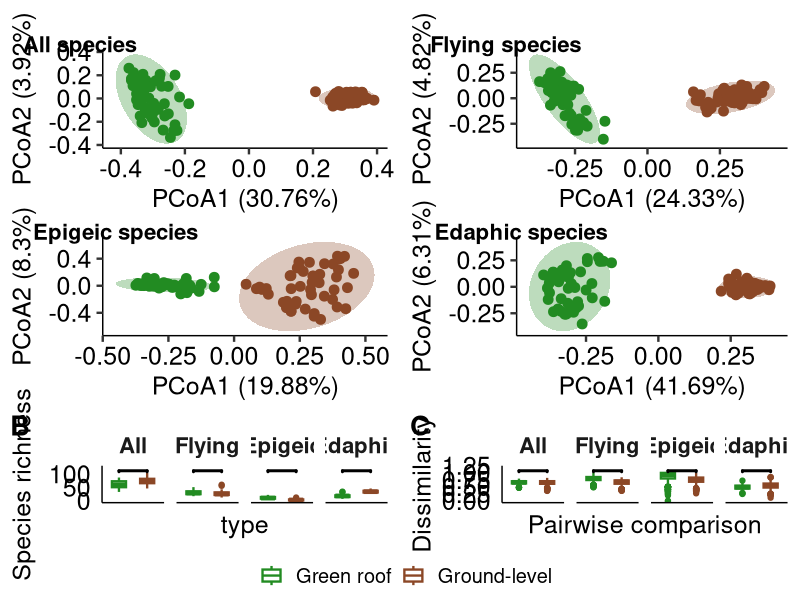

R code for this plot:
################################################################################
##################################### fig 2 ####################################
################################################################################
library(vegan)
library(tidyr)
library(ggplot2)
library(ggpubr)
library(dplyr)
library(ggsignif)

# Function to compute pairwise Jaccard distances and format as dataframe
make_dist_df <- function(df) {
  df.dist <- df %>%
    dplyr::select(-any_of(meta)) %>%  # Remove metadata columns
    vegdist(method = "jaccard", binary = T) # Compute Jaccard distance
  
  df.dist.df <- data.frame(as.vector(df.dist),
                           which(lower.tri(df.dist),
                                 arr.ind = TRUE))
  colnames(df.dist.df) <- c("distance", "site2", "site1")
  df.dist.df$type1 <- df$type[df.dist.df$site1]
  df.dist.df$type2 <- df$type[df.dist.df$site2]
  df.dist.df$type1to2 <- paste(df.dist.df$type1, df.dist.df$type2, sep = "-")
  
  return(df.dist.df)
}

# Import data
spmat.df <- read.csv("skyline_spmat.csv", check.names = F)
meta <- c("site_no", "type", "sp_richness")
taxo.df <- read.csv("skyline_taxo.csv")

# Subset species data based on mobility modes (i.e., flying, epigeic, edaphic)
flying.df <- spmat.df[, which(colnames(spmat.df) %in% taxo.df[taxo.df$mobility == "flying", ]$taxa)]
flying.df$sp_richness <- specnumber(flying.df)
flying.df$type <- spmat.df$type

epigeic.df <- spmat.df[, which(colnames(spmat.df) %in% taxo.df[taxo.df$mobility == "epigeic", ]$taxa)]
epigeic.df$sp_richness <- specnumber(epigeic.df)
epigeic.df$type <- spmat.df$type

edaphic.df <- spmat.df[, which(colnames(spmat.df) %in% taxo.df[taxo.df$mobility == "edaphic", ]$taxa)]
edaphic.df$sp_richness <- specnumber(edaphic.df)
edaphic.df$type <- spmat.df$type

# Combine richness data into a single dataframe for visualization
summary.df <- rbind(data.frame(richness = spmat.df$sp_richness, type = spmat.df$type, mobility = "All"), 
                     data.frame(richness = flying.df$sp_richness, type = flying.df$type, mobility = "Flying"), 
                     data.frame(richness = epigeic.df$sp_richness, type = epigeic.df$type, mobility = "Epigeic"), 
                     data.frame(richness = edaphic.df$sp_richness, type = edaphic.df$type, mobility = "Edaphic"))

# Compute Wilcoxon test p-values per mobility group and apply BH correction
p_values <- summary.df %>%
  dplyr::group_by(mobility) %>%
  dplyr::summarise(p = wilcox.test(richness ~ type, data = cur_data())$p.value)

p_values$p_adj <- p.adjust(p_values$p, method = "BH")
p_values$signif_label <- ifelse(p_values$p_adj < 0.1, ifelse(p_values$p_adj < 0.05, ifelse(p_values$p_adj < 0.01, ifelse(p_values$p_adj < 0.001, "***","**"),"*"),"."), "")

summary.df$type <- factor(summary.df$type, levels = c("Roof", "Ground"))  # Ensure correct order
alpha.plot <- ggplot(summary.df, aes(x = type, y = richness, color = type)) +
  geom_boxplot(width = 0.5, lwd = 0.8) +
  ylab("Species richness") +
  scale_color_manual(values = c("forestgreen", "sienna4"), name = "", labels = c("Green roof", "Ground-level")) +
  theme_pubr(base_size = 18) +
  expand_limits(y = max(summary.df$richness) * 1.2) + 
  stat_signif( # The results do not change with or without Benjamini-Hochberg correction so we can use a non-corrected wilcoxon test for visualization purposes
    test = "wilcox.test",
    comparisons = list(c("Roof", "Ground")),
    map_signif_level = TRUE,
    margin_top = -0.1,
    color = "black",
    size = 1,
    textsize = 6
  ) +
  facet_wrap(~factor(mobility, c("All", "Flying", "Epigeic", "Edaphic")), nrow = 1) +
  theme(axis.text.x = element_blank(), 
        axis.ticks = element_blank(), 
        strip.background = element_blank(), 
        strip.text = element_text(face = "bold", size = 16))

# Principal Coordinates Analysis (PCoA) based on Jaccard distance for different mobility groups
all.pcoa <- cmdscale(vegdist(spmat.df[, -which(colnames(spmat.df) %in% meta)], method = "jaccard", binary = T), eig = T)
all.pcoa1 <- all.pcoa$eig[1]/sum(all.pcoa$eig) * 100
all.pcoa2 <- all.pcoa$eig[2]/sum(all.pcoa$eig) * 100
all.pcoa <- as.data.frame(all.pcoa$points)
all.pcoa$type <- spmat.df$type
all.pcoa$type <- factor(all.pcoa$type, levels = c("Roof", "Ground"))  # Ensure correct order

flying.pcoa <- cmdscale(vegdist(flying.df[, -which(colnames(flying.df) %in% meta)], method = "jaccard", binary = T), eig = T)
flying.pcoa1 <- flying.pcoa$eig[1]/sum(flying.pcoa$eig) * 100
flying.pcoa2 <- flying.pcoa$eig[2]/sum(flying.pcoa$eig) * 100
flying.pcoa <- as.data.frame(flying.pcoa$points)
flying.pcoa$type <- spmat.df$type
flying.pcoa$type <- factor(flying.pcoa$type, levels = c("Roof", "Ground"))  # Ensure correct order

epigeic.df$site_No <- spmat.df$site_No
epigeic.df <- epigeic.df[epigeic.df$sp_richness >= 1, ] #We remove sites with no epigeic species as we cannot calculate a Jaccard distance matrix otherwise
epigeic.pcoa <- cmdscale(vegdist(epigeic.df[, -which(colnames(epigeic.df) %in% meta)], method = "jaccard", binary = T), eig = T)
epigeic.pcoa1 <- epigeic.pcoa$eig[1]/sum(epigeic.pcoa$eig) * 100
epigeic.pcoa2 <- epigeic.pcoa$eig[2]/sum(epigeic.pcoa$eig) * 100
epigeic.pcoa <- as.data.frame(epigeic.pcoa$points)
epigeic.pcoa$type <- epigeic.df$type
epigeic.pcoa$type <- factor(epigeic.pcoa$type, levels = c("Roof", "Ground"))  # Ensure correct order


edaphic.pcoa <- cmdscale(vegdist(edaphic.df[, -which(colnames(edaphic.df) %in% meta)], method = "jaccard", binary = T), eig = T)
edaphic.pcoa1 <- edaphic.pcoa$eig[1]/sum(edaphic.pcoa$eig) * 100
edaphic.pcoa2 <- edaphic.pcoa$eig[2]/sum(edaphic.pcoa$eig) * 100
edaphic.pcoa <- as.data.frame(edaphic.pcoa$points)
edaphic.pcoa$type <- spmat.df$type
edaphic.pcoa$type <- factor(edaphic.pcoa$type, levels = c("Roof", "Ground"))  # Ensure correct order

all.pcoa.plot <- ggplot(all.pcoa, aes(x=V1, y=V2)) +    
  geom_point(aes(color = type), size = 3) +
  stat_ellipse(aes(group = type, fill = type),
               type = "norm", level = 0.95, geom = "polygon",
               linetype = "solid", alpha = 0.3) + 
  scale_color_manual(values = c("forestgreen", "sienna4"), labels = c("Green roof", "Ground-level")) +
  scale_fill_manual(values = c("forestgreen", "sienna4"), labels = c("Green roof", "Ground-level")) +
  labs(x = paste0("PCoA1 (", round(all.pcoa1, 2), "%)"), y = paste0("PCoA2 (", round(all.pcoa2, 2), "%)")) + 
  theme_pubr(base_size = 18)

flying.pcoa.plot <- ggplot(flying.pcoa, aes(x=V1, y=V2)) +    
  geom_point(aes(color = type), size = 3) +
  stat_ellipse(aes(group = type, fill = type),
               type = "norm", level = 0.95, geom = "polygon",
               linetype = "solid", alpha = 0.3) + 
  scale_color_manual(values = c("forestgreen", "sienna4"), labels = c("Green roof", "Ground-level")) +
  scale_fill_manual(values = c("forestgreen", "sienna4"), labels = c("Green roof", "Ground-level")) +
  labs(x = paste0("PCoA1 (", round(flying.pcoa1, 2), "%)"), y = paste0("PCoA2 (", round(flying.pcoa2, 2), "%)")) + 
  theme_pubr(base_size = 18)

epigeic.pcoa.plot <- ggplot(epigeic.pcoa, aes(x=V1, y=V2)) +    
  geom_point(aes(color = type), size = 3) +
  stat_ellipse(aes(group = type, fill = type),
               type = "norm", level = 0.95, geom = "polygon",
               linetype = "solid", alpha = 0.3) + 
  scale_color_manual(values = c("forestgreen", "sienna4"), labels = c("Green roof", "Ground-level")) +
  scale_fill_manual(values = c("forestgreen", "sienna4"), labels = c("Green roof", "Ground-level")) +
  labs(x = paste0("PCoA1 (", round(epigeic.pcoa1, 2), "%)"), y = paste0("PCoA2 (", round(epigeic.pcoa2, 2), "%)")) + 
  theme_pubr(base_size = 18)

edaphic.pcoa.plot <- ggplot(edaphic.pcoa, aes(x=V1, y=V2)) +    
  geom_point(aes(color = type), size = 3) +
  stat_ellipse(aes(group = type, fill = type),
               type = "norm", level = 0.95, geom = "polygon",
               linetype = "solid", alpha = 0.3) + 
  scale_color_manual(values = c("forestgreen", "sienna4"), labels = c("Green roof", "Ground-level")) +
  scale_fill_manual(values = c("forestgreen", "sienna4"), labels = c("Green roof", "Ground-level")) +
  labs(x = paste0("PCoA1 (", round(edaphic.pcoa1, 2), "%)"), y = paste0("PCoA2 (", round(edaphic.pcoa2, 2), "%)")) + 
  theme_pubr(base_size = 18)

# Generate pairwise distance matrices for different mobility groups
all.dist.df <- make_dist_df(spmat.df)
flying.dist.df <- make_dist_df(flying.df)
epigeic.dist.df <- make_dist_df(epigeic.df)
edaphic.dist.df <- make_dist_df(edaphic.df)

# Combine distances into a single dataframe for visualization
summary.dist.df <- rbind(data.frame(all.dist.df, mobility = "All"), 
                         data.frame(flying.dist.df, mobility = "Flying"), 
                         data.frame(epigeic.dist.df, mobility = "Epigeic"), 
                         data.frame(edaphic.dist.df, mobility = "Edaphic"))

# Compute Wilcoxon test p-values per mobility group and apply BH correction
p_values <- summary.dist.df %>%
  dplyr::filter(type1to2 %in% c("Roof-Roof", "Ground-Ground")) %>%
  dplyr::group_by(mobility) %>%
  dplyr::summarise(p = wilcox.test(distance ~ type1to2, data = cur_data())$p.value)

p_values$p_adj <- p.adjust(p_values$p, method = "BH")
p_values$signif_label <- ifelse(p_values$p_adj < 0.1, ifelse(p_values$p_adj < 0.05, ifelse(p_values$p_adj < 0.01, ifelse(p_values$p_adj < 0.001, "***","**"),"*"),"."), "")

beta.plot <- ggplot(summary.dist.df[summary.dist.df$type1to2 != "Roof-Ground", ], aes(x = type1to2, y = distance, color = type1to2)) +
  labs(y = "Dissimilarity", x = "Pairwise comparison") + 
  geom_boxplot(width = 0.5, lwd = 0.8) +
  scale_color_manual(values = c("forestgreen", "sienna4"), 
                     name = "", labels = c("Roof-roof", "Ground-ground")) +
  theme_pubr(base_size = 18) +
  expand_limits(y = max(edaphic.dist.df$distance) * 1.3) +  
  stat_signif( # Again, the results do not change with the correction so we can use uncorrected wilcoxon tests for visualization
    test = "wilcox.test",
    comparisons = list(
      c("Roof-Roof", "Ground-Ground")
    ),
    map_signif_level = TRUE,
    margin_top = -0.1,    
    color = "black",
    step_increase = 0.1,
    size = 1,
    textsize = 6
  ) + 
  facet_wrap(~factor(mobility, c("All", "Flying", "Epigeic", "Edaphic")), nrow = 1) +
  theme(axis.text.x = element_blank(), 
        axis.ticks = element_blank(), 
        strip.background = element_blank(), 
        strip.text = element_text(face = "bold", size = 16),
        legend.position = "bottom")

ggarrange(NULL, 
          ggarrange(all.pcoa.plot, flying.pcoa.plot, epigeic.pcoa.plot, edaphic.pcoa.plot, 
                    legend = "none",
                    labels = c("All species", "Flying species", "Epigeic species", "Edaphic species"), 
                    label.y = 1.05, 
                    font.label = list(size = 16, face = "bold"), 
                    hjust = -0.2, vjust = 1.5), 
          ggarrange(alpha.plot, beta.plot, align = "hv", common.legend = T, legend = "bottom", labels = c("B", "C"), 
                    label.y = 1.05, 
                    font.label = list(size = 20)),
          labels = c("", "A", ""),
          # label.y = 1.3,
          vjust = -2,
          font.label = list(size = 20), 
          legend = "bottom", 
          align = "hv",
          ncol = 1, nrow = 3, 
          # heights = c(0.1, 1, 0.6)
          heights = c(0.1, 1, 0.5)
)
